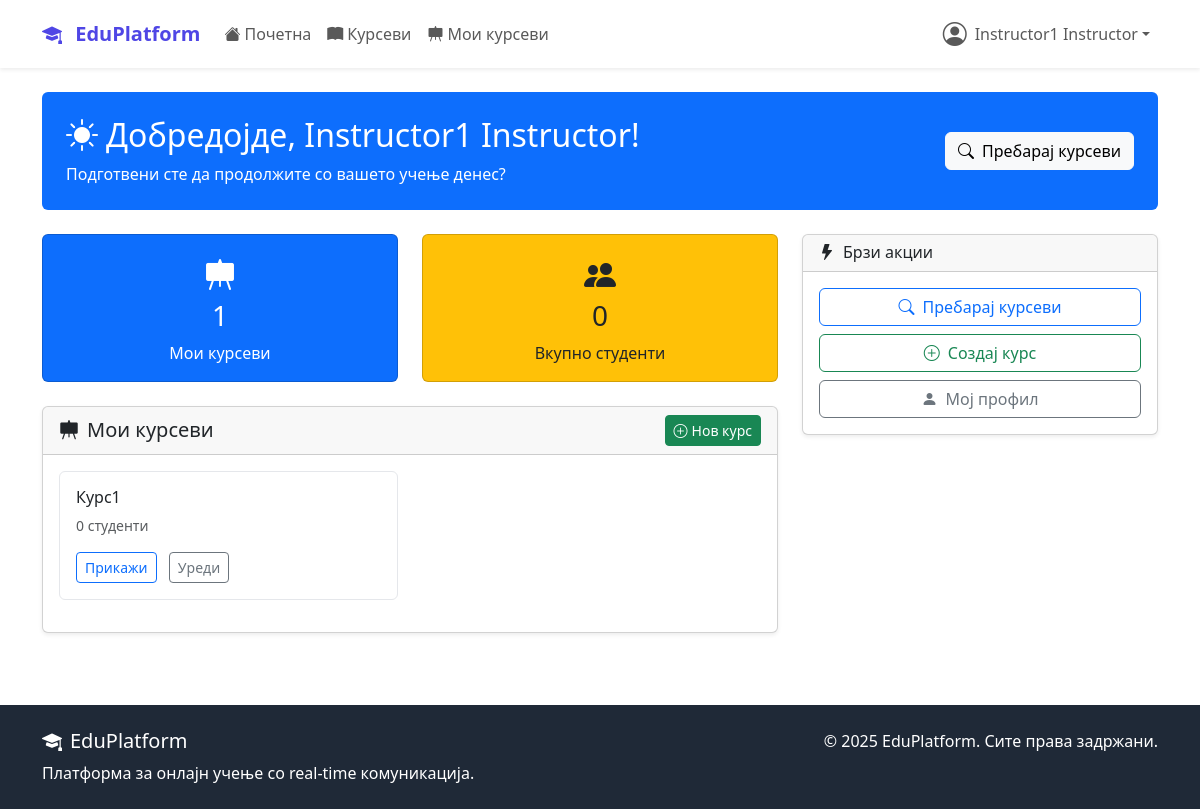
The page /dashboard/ (signed in) on the database as committed earlier.
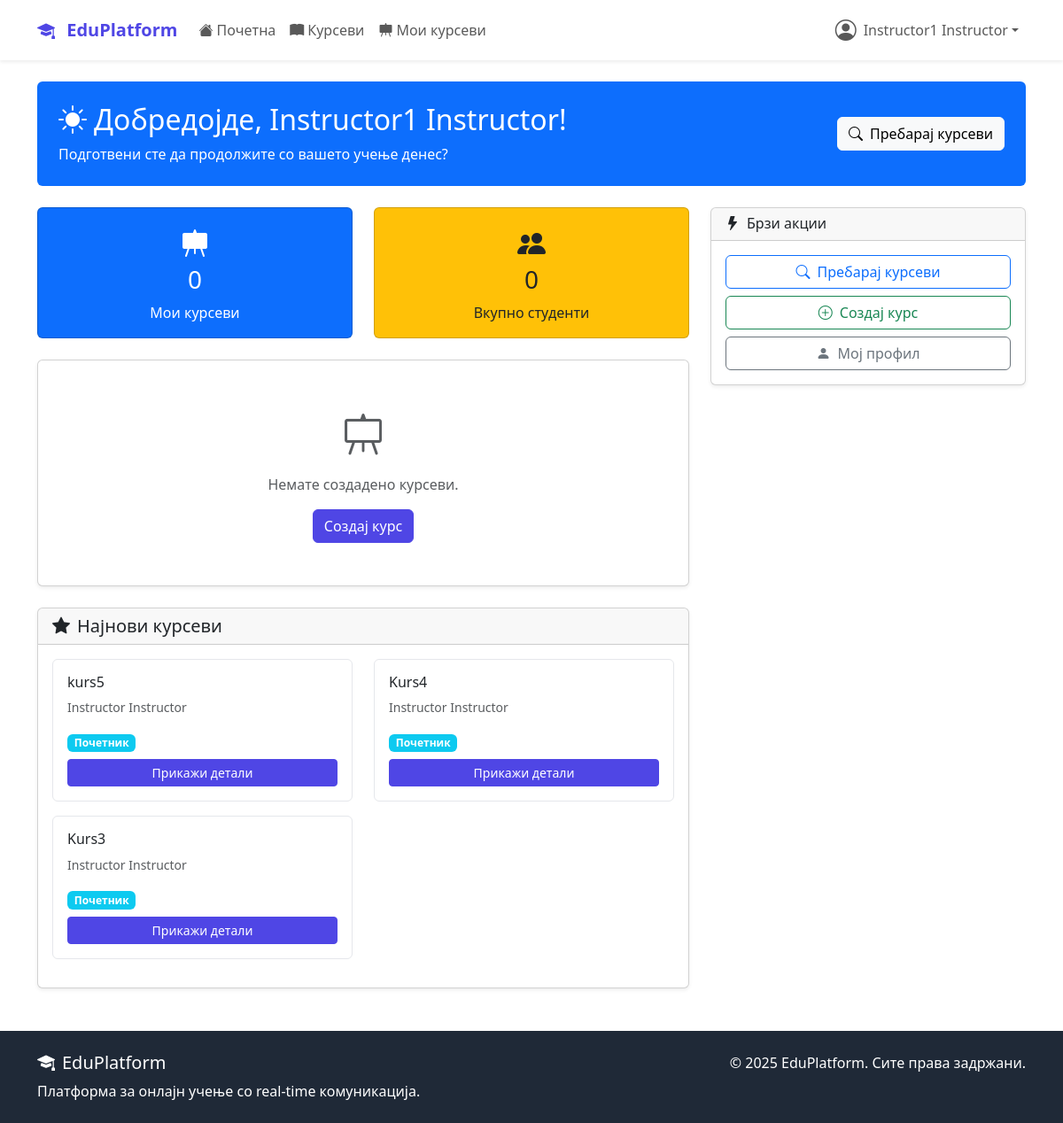
The same page on the database as committed later.
### courses/models.py (models this page shows, shortened)
class Course(models.Model):
    DIFFICULTY_CHOICES = (
        ('beginner', 'Почетник'),
        ('intermediate', 'Средно'),
        ('advanced', 'Напредно'),
    )
    STATUS_CHOICES = (
        ('draft', 'Нацрт'),
        ('published', 'Објавен'),
        ('archived', 'Архивиран'),
    )
    title = models.CharField(max_length=200)
    slug = models.SlugField(unique=True, blank=True, max_length=250)
    description = models.TextField()
    instructor = models.ForeignKey(
        settings.AUTH_USER_MODEL,
        on_delete=models.CASCADE,
        related_name='courses_taught'
    )
    category = models.ForeignKey(Category, on_delete=models.CASCADE)
    thumbnail = models.ImageField(upload_to='course_thumbnails/', blank=True)
    price = models.DecimalField(max_digits=8, decimal_places=2, default=0.00)
    difficulty = models.CharField(max_length=20, choices=DIFFICULTY_CHOICES)
    status = models.CharField(max_length=20, choices=STATUS_CHOICES, default='published')
    duration_hours = models.PositiveIntegerField(help_text="Должина во часови")
    max_students = models.PositiveIntegerField(null=True, blank=True)
    requirements = models.TextField(blank=True, help_text="Предуслови за курсот")
    what_you_learn = models.TextField(help_text="Што ќе научат студентите")
    created_at = models.DateTimeField(auto_now_add=True)
    updated_at = models.DateTimeField(auto_now=True)
    class Meta:
        ordering = ['-created_at']
    def get_enrolled_count(self):
        return self.enrollments.filter(is_active=True).count()

### accounts/models.py (models this page shows, shortened)
class User(AbstractUser):
    USER_TYPE_CHOICES = (
        ('student', 'Студент'),
        ('instructor', 'Инструктор'),
        ('admin', 'Администратор'),
    )
    user_type = models.CharField(
        max_length=20,
        choices=USER_TYPE_CHOICES,
        default='student'
    )
    bio = models.TextField(max_length=500, blank=True)
    profile_picture = models.ImageField(
        upload_to='profile_pics/',
        blank=True,  # Додадено
        null=True    # Додадено
    )
    birth_date = models.DateField(null=True, blank=True)
    phone_number = models.CharField(max_length=15, blank=True)
    created_at = models.DateTimeField(auto_now_add=True)
    updated_at = models.DateTimeField(auto_now=True)

### dashboard/views.py (the view)
# urls.py: path('', views.DashboardHomeView.as_view(), name='home'),
class DashboardHomeView(LoginRequiredMixin, TemplateView):
    template_name = 'dashboard/home.html'
    def get_context_data(self, **kwargs):
        context = super().get_context_data(**kwargs)
        user = self.request.user
        if user.user_type == 'student':
            context['enrollments'] = Enrollment.objects.filter(
                student=user,
                is_active=True
            ).select_related('course')[:6]
            context['total_enrollments'] = Enrollment.objects.filter(
                student=user,
                is_active=True
            ).count()
            context['completed_courses'] = Enrollment.objects.filter(
                student=user,
                is_completed=True
            ).count()
        elif user.user_type == 'instructor':
            context['my_courses'] = Course.objects.filter(
                instructor=user
            ).order_by('-created_at')[:6]
            context['total_students'] = Enrollment.objects.filter(
                course__instructor=user,
                is_active=True
            ).count()
            context['total_courses'] = Course.objects.filter(
                instructor=user
            ).count()
        context['latest_courses'] = Course.objects.filter(
            status='published'
        ).order_by('-created_at')[:6]
        context['active_chat_rooms'] = ChatRoom.objects.filter(
            participants=user,
            is_active=True
        ).order_by('-created_at')[:5]
        return context

### templates/dashboard/home.html (shortened to what the changed rows need)
{% extends 'base.html' %}
{% block content %}
<div class="container mt-4">
    <div class="bg-primary text-white rounded p-4 mb-4">
        <div class="row align-items-center">
            <div class="col-md-8">
                <h2><i class="bi bi-sun-fill me-2"></i>Добредојде, {{ user.get_full_name|default:user.username }}!</h2>
            </div>
        </div>
    </div>
    <div class="row">
        <div class="col-md-8">
            {% if user.user_type == 'student' %}
                <div class="row mb-4">
                    <div class="col-md-6">
                        <div class="card bg-success text-white">
                            <div class="card-body text-center">
                                <i class="bi bi-book-fill mb-2" style="font-size: 2rem;"></i>
                                <h3>{{ total_enrollments|default:0 }}</h3>
                                <p class="mb-0">Активни курсеви</p>
                            </div>
                        </div>
                    </div>
                    <div class="col-md-6">
                        <div class="card bg-info text-white">
                            <div class="card-body text-center">
                                <i class="bi bi-trophy-fill mb-2" style="font-size: 2rem;"></i>
                                <h3>{{ completed_courses|default:0 }}</h3>
                                <p class="mb-0">Завршени курсеви</p>
                            </div>
                        </div>
                    </div>
                </div>
                {% if enrollments %}
                <div class="card shadow-sm mb-4">
                    <div class="card-header d-flex justify-content-between align-items-center">
                        <h5 class="mb-0"><i class="bi bi-play-circle-fill me-2"></i>Продолжи со учење</h5>
                    </div>
                    <div class="card-body">
                        <div class="row">
                            {% for enrollment in enrollments %}
                            <div class="col-md-6 mb-3">
                                <div class="card course-card h-100">
                                    <div class="card-body">
                                        <h6 class="card-title">{{ enrollment.course.title }}</h6>
                                        <p class="text-muted small">{{ enrollment.course.instructor.get_full_name }}</p>
                                        <div class="progress mb-2" style="height: 6px;">
                                            <div class="progress-bar" role="progressbar"
                                                 style="width: {{ enrollment.progress_percentage }}%"></div>
                                        </div>
                                        <small class="text-muted">{{ enrollment.progress_percentage|floatformat:0 }}% завршено</small>
                                        <a href="{% url 'courses:detail' enrollment.course.slug %}"
                                           class="btn btn-primary btn-sm mt-2 w-100">Продолжи</a>
                                    </div>
                                </div>
                            </div>
                            {% endfor %}
                        </div>
                    </div>
                </div>
                {% else %}
                <div class="card shadow-sm mb-4">
                    <div class="card-body text-center py-5">
                        <i class="bi bi-book text-muted" style="font-size: 3rem;"></i>
                        <p class="text-muted mt-2">Не сте запишани на ниеден курс.</p>
                        <a href="{% url 'courses:list' %}" class="btn btn-primary">Прелистај курсеви</a>
                    </div>
                </div>
                {% endif %}
            {% elif user.user_type == 'instructor' %}
                <div class="row mb-4">
                    <div class="col-md-6">
                        <div class="card bg-primary text-white">
                            <div class="card-body text-center">
                                <i class="bi bi-easel-fill mb-2" style="font-size: 2rem;"></i>
                                <h3>{{ total_courses|default:0 }}</h3>
                                <p class="mb-0">Мои курсеви</p>
                            </div>
                        </div>
                    </div>
                    <div class="col-md-6">
                        <div class="card bg-warning text-dark">
                            <div class="card-body text-center">
                                <i class="bi bi-people-fill mb-2" style="font-size: 2rem;"></i>
                                <h3>{{ total_students|default:0 }}</h3>
                                <p class="mb-0">Вкупно студенти</p>
                            </div>
                        </div>
                    </div>
                </div>
                {% if my_courses %}
                <div class="card shadow-sm mb-4">
                    <div class="card-header d-flex justify-content-between align-items-center">
                        <h5 class="mb-0"><i class="bi bi-easel-fill me-2"></i>Мои курсеви</h5>
                        <a href="{% url 'courses:create' %}" class="btn btn-sm btn-success">
                            <i class="bi bi-plus-circle me-1"></i>Нов курс
                        </a>
                    </div>
                    <div class="card-body">
                        <div class="row">
                            {% for course in my_courses %}
                            <div class="col-md-6 mb-3">
                                <div class="card course-card h-100">
                                    <div class="card-body">
                                        <h6 class="card-title">{{ course.title }}</h6>
                                        <p class="text-muted small">{{ course.get_enrolled_count }} студенти</p>
                                        <a href="{% url 'courses:detail' course.slug %}"
                                           class="btn btn-outline-primary btn-sm me-2">Прикажи</a>
                                        <a href="{% url 'courses:edit' course.slug %}"
                                           class="btn btn-outline-secondary btn-sm">Уреди</a>
                                    </div>
                                </div>
                            </div>
                            {% endfor %}
                        </div>
                    </div>
                </div>
                {% else %}
                <div class="card shadow-sm mb-4">
                    <div class="card-body text-center py-5">
                        <i class="bi bi-easel text-muted" style="font-size: 3rem;"></i>
                        <p class="text-muted mt-2">Немате создадено курсеви.</p>
                        <a href="{% url 'courses:create' %}" class="btn btn-primary">Создај курс</a>
                    </div>
                </div>
                {% endif %}
            {% endif %}
            {% if latest_courses %}
            <div class="card shadow-sm">
                <div class="card-header">
                    <h5 class="mb-0"><i class="bi bi-star-fill me-2"></i>Најнови курсеви</h5>
                </div>
                <div class="card-body">
                    <div class="row">
                        {% for course in latest_courses %}
                        <div class="col-md-6 mb-3">
                            <div class="card course-card h-100">
                                <div class="card-body">
                                    <h6 class="card-title">{{ course.title }}</h6>
                                    <p class="text-muted small">{{ course.instructor.get_full_name }}</p>
                                    <span class="badge bg-info">{{ course.get_difficulty_display }}</span>
                                    <a href="{% url 'courses:detail' course.slug %}"
                                       class="btn btn-primary btn-sm w-100 mt-2">Прикажи детали</a>
                                </div>
                            </div>
                        </div>
                        {% endfor %}
                    </div>
                </div>
            </div>
            {% endif %}
        </div>
    </div>
</div>
{% endblock %}

Rows that differ between the two databases and show on the page:
removed Course: title "Курс1", get_enrolled_count "0", shown under "Мои курсеви"
added Course: title "kurs5", instructor.get_full_name "Instructor Instructor", difficulty "Почетник", shown under "Најнови курсеви"
added Course: title "Kurs4", instructor.get_full_name "Instructor Instructor", difficulty "Почетник", shown under "Најнови курсеви"
added Course: title "Kurs3", instructor.get_full_name "Instructor Instructor", difficulty "Почетник", shown under "Најнови курсеви"
Other text that changed with them:
{{ total_courses|default:0 }}: "1" → "0"
text no longer shown: "Мои курсеви Нов курс"
text now shown: "Немате создадено курсеви. Создај курс Најнови курсеви"
